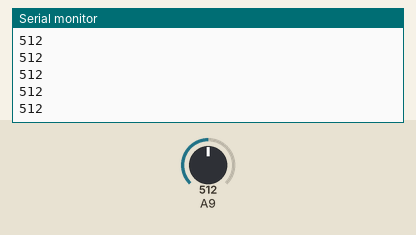
A sketch run on a simulated Arduino Mega 2560, built with avr-gcc and run on an emulated ATmega2560. Shown: the last lines printed to the serial monitor. The test bench sets the inputs (shaded band); at power-on: A9 = 512.

Above: at 1.2 s.
1.3 s: A9 set to 716
At 2.2 s:
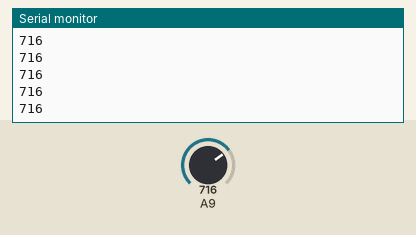
2.8 s: A9 set to 900
At 3.9 s:
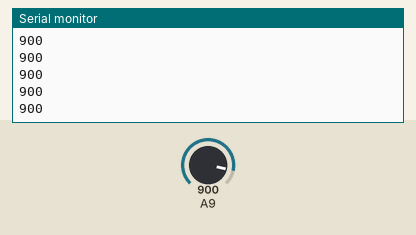
Timing chart, 0 to 5.8 s (numbered marks = the images above; inputs shaded):
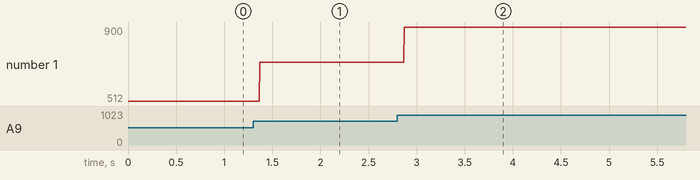

The sketch:

flame_sensor_read_data.ino
```cpp
void setup() {
  Serial.begin(9600);
}

void loop() {
  int sensorValue = analogRead(A9);
  Serial.println(sensorValue);
}
```

Measured:
- after the input at 1.3 s, the serial monitor: prints a new line after 0.07 s (image 1)
- after the input at 2.8 s, the serial monitor: prints a new line after 0.07 s (image 2)
- plotted number 1: 512 → 716 after the input at 1.3 s, 716 → 900 after the input at 2.8 s
